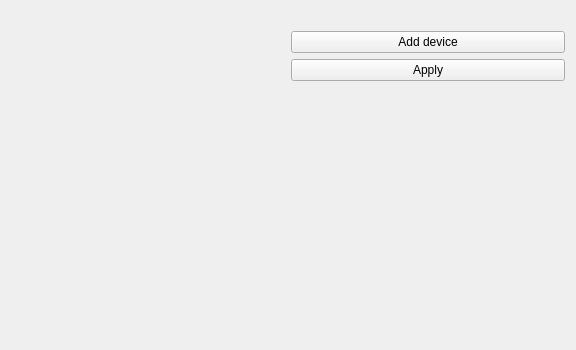
<?xml version="1.0" encoding="UTF-8"?>
<ui version="4.0">
 <class>SystemSettingsWidget</class>
 <widget class="QWidget" name="SystemSettingsWidget">
  <property name="geometry">
   <rect>
    <x>0</x>
    <y>0</y>
    <width>576</width>
    <height>350</height>
   </rect>
  </property>
  <property name="windowTitle">
   <string>Form</string>
  </property>
  <layout class="QGridLayout" name="gridLayout">
   <item row="2" column="1">
    <widget class="QPushButton" name="pbApply">
     <property name="text">
      <string>Apply</string>
     </property>
    </widget>
   </item>
   <item row="1" column="0" rowspan="2">
    <layout class="QVBoxLayout" name="deviceLayout"/>
   </item>
   <item row="1" column="1">
    <widget class="QPushButton" name="pbAddDev">
     <property name="text">
      <string>Add device</string>
     </property>
    </widget>
   </item>
   <item row="0" column="0" colspan="2">
    <widget class="QLabel" name="lblSystemTitle">
     <property name="text">
      <string/>
     </property>
     <property name="alignment">
      <set>Qt::AlignCenter</set>
     </property>
    </widget>
   </item>
   <item row="3" column="0" colspan="2">
    <spacer name="verticalSpacer">
     <property name="orientation">
      <enum>Qt::Vertical</enum>
     </property>
     <property name="sizeHint" stdset="0">
      <size>
       <width>20</width>
       <height>40</height>
      </size>
     </property>
    </spacer>
   </item>
  </layout>
 </widget>
 <resources/>
 <connections/>
</ui>
